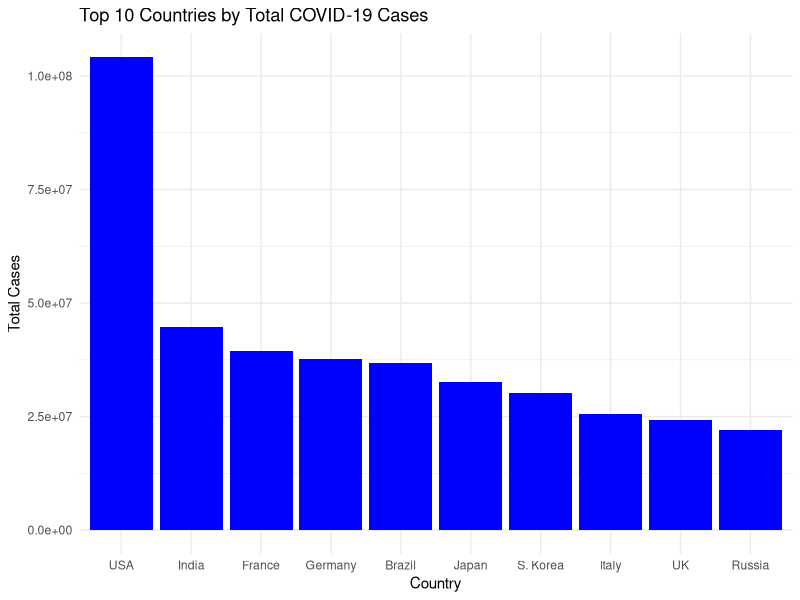
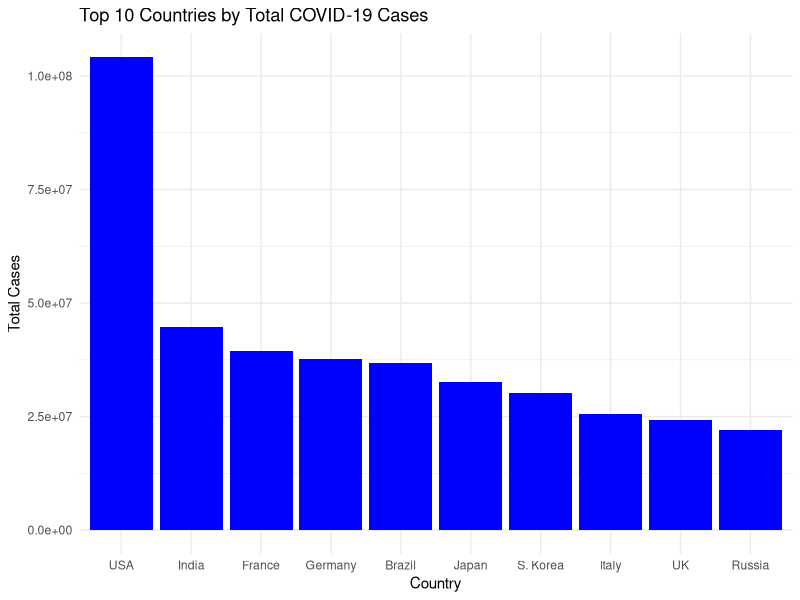

Generate these figures, in order, with R:
# Load required libraries
library(tidyverse)

# Load the cleaned dataset
data_clean <- read.csv("../data/processed/cleaned_data.csv")

# Print column names to verify
print(colnames(data_clean))

# Convert Total.Cases to numeric if necessary
data_clean$Total.Cases <- as.numeric(gsub(",", "", data_clean$Total.Cases))

# Check for any issues during conversion
print(sum(is.na(data_clean$Total.Cases)))

# Summary statistics
print(summary(data_clean))

# Example visualizations
# Plotting confirmed cases for the top 10 countries
top10_countries <- data_clean %>% 
  top_n(10, wt = Total.Cases)

ggplot(top10_countries, aes(x = reorder(Country, -Total.Cases), y = Total.Cases)) +
  geom_bar(stat = "identity", fill = "blue") +
  theme_minimal() +
  labs(title = "Top 10 Countries by Total COVID-19 Cases", x = "Country", y = "Total Cases")

# Save the plot
ggsave("../output/plots/top10_countries_cases.png")
